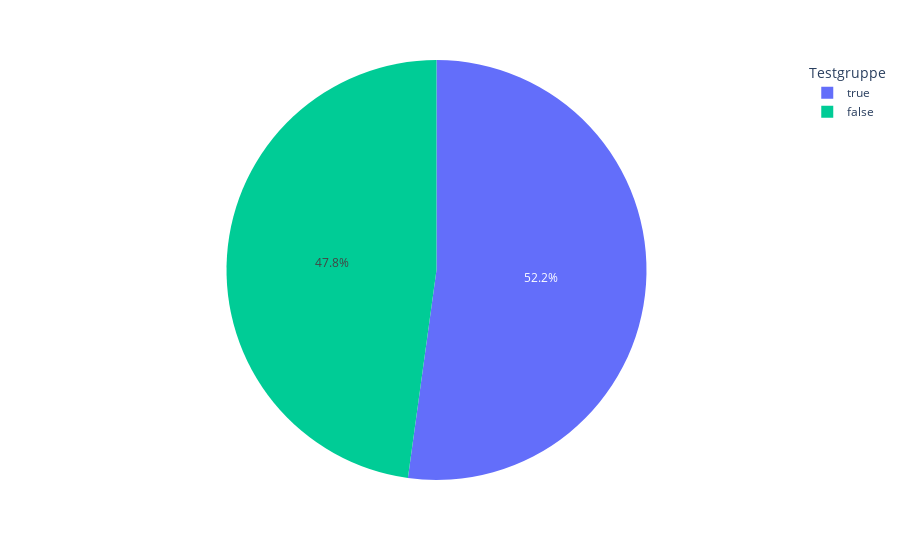

The cell this chart's notebook holds for it:
### Code cell
fig = px.pie(test_counts, names="test", values="count", color_discrete_sequence=[test_color_map[0], test_color_map[1]])
fig.update_layout(legend_title="Testgruppe")
fig.show()

### Figure 1 — Plotly figure (JSON) as saved in the notebook; plotly's stock layout.template omitted (floating-point values rounded to 4 significant figures)
{"data": [{"domain": {"x": [0, 1], "y": [0, 1]}, "hovertemplate": "test=%{label}<br>count=%{value}<extra></extra>", "labels": [false, true], "legendgroup": "", "name": "", "showlegend": true, "type": "pie", "values": [33, 36]}], "layout": {"autosize": true, "legend": {"title": {"text": "Testgruppe"}, "tracegroupgap": 0}, "margin": {"t": 60}, "piecolorway": ["#636efa", "#00cc96"]}}
